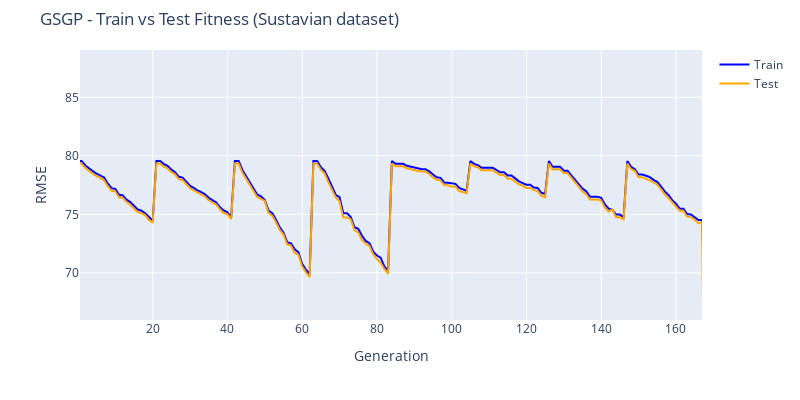

The cell this chart's notebook holds for it:
### Markdown cell above
<a id="subchapter_7_3_2"></a>
#### Train vs Test Fitness

### Code cell
# General graph

fig = go.Figure()
fig.add_trace(go.Scatter(y=pd.read_csv(LOG_PATH, header=None).iloc[:,5].values, 
                         mode='lines', name='Train', line=dict(color=train_color)))
fig.add_trace(go.Scatter(y=pd.read_csv(LOG_PATH, header=None).iloc[:,8].values, 
                         mode='lines', name='Test', line=dict(color=test_color)))
fig.update_layout(
    height=400, width=800, 
    margin=dict(t=50),
    yaxis_range=[0,None],
    title_text='GSGP - Train vs Test Fitness ('+DATASET_NAME+' dataset)',
    xaxis_title='Generation', yaxis_title='RMSE'
)
fig.update_yaxes(range=[0, None])
fig.show()

### Figure 1 — Plotly figure (JSON) as saved in the notebook; plotly's stock layout.template omitted (floating-point values rounded to 4 significant figures; data arrays with more than 128 entries replaced by an {"elided": "..."} marker saying what was removed)
{"data": [{"line": {"color": "blue"}, "mode": "lines", "name": "Train", "type": "scatter", "y": {"elided": "336 float values"}}, {"line": {"color": "orange"}, "mode": "lines", "name": "Test", "type": "scatter", "y": {"elided": "336 float values"}}], "layout": {"height": 400, "margin": {"t": 50}, "title": {"text": "GSGP - Train vs Test Fitness (Sustavian dataset)"}, "width": 800, "xaxis": {"autorange": false, "range": [0.5553, 167.0], "title": {"text": "Generation"}}, "yaxis": {"autorange": false, "range": [65.97, 89.04], "title": {"text": "RMSE"}, "type": "linear"}}}
